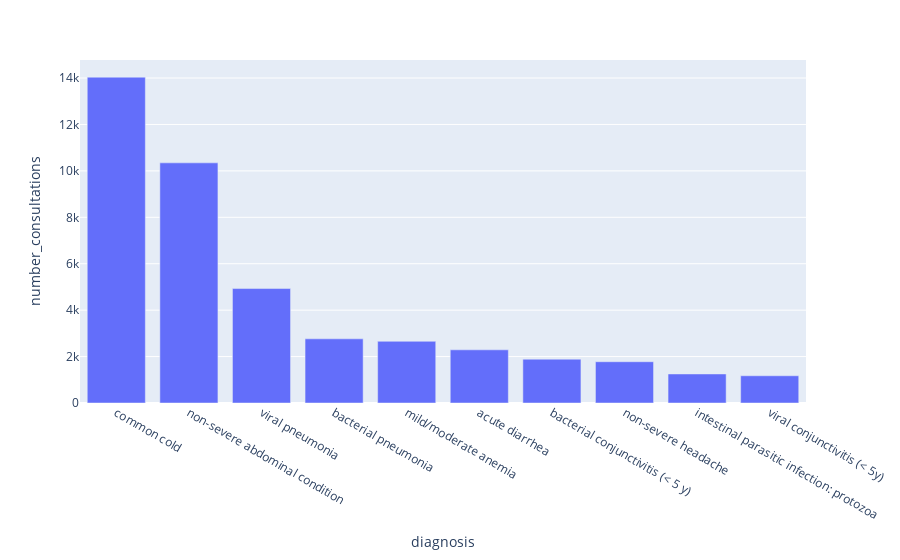

Notebook source saved alongside this figure:
### Markdown cell above
# General analyses of diagnoses

### Code cell
# top 10 most common diagnoses
top10_diagnoses = rw_diagnoses.sum().sort_values(ascending=False).to_frame().reset_index().head(10)
top10_diagnoses.columns = ["diagnosis", "number_consultations"]
print("share of top 10 diagnoses:", top10_diagnoses["number_consultations"].sum()/rw_diagnoses.shape[0])
fg = px.bar(top10_diagnoses, x="diagnosis", y="number_consultations" )
fg.show()

### Figure 1 — Plotly figure (JSON) as saved in the notebook; plotly's stock layout.template omitted (floating-point values rounded to 4 significant figures)
{"data": [{"alignmentgroup": "True", "hovertemplate": "diagnosis=%{x}<br>number_consultations=%{y}<extra></extra>", "legendgroup": "", "marker": {"color": "#636efa", "pattern": {"shape": ""}}, "name": "", "offsetgroup": "", "orientation": "v", "showlegend": false, "textposition": "auto", "type": "bar", "x": ["common cold", "non-severe abdominal condition", "viral pneumonia", "bacterial pneumonia", "mild/moderate anemia", "acute diarrhea", "bacterial conjunctivitis (< 5 y)", "non-severe headache", "intestinal parasitic infection: protozoa", "viral conjunctivitis (< 5y)"], "xaxis": "x", "y": [14038, 10346, 4930, 2764, 2658, 2291, 1887, 1778, 1251, 1173], "yaxis": "y"}], "layout": {"barmode": "relative", "legend": {"tracegroupgap": 0}, "margin": {"t": 60}, "xaxis": {"anchor": "y", "domain": [0, 1], "title": {"text": "diagnosis"}}, "yaxis": {"anchor": "x", "domain": [0, 1], "title": {"text": "number_consultations"}}}}
